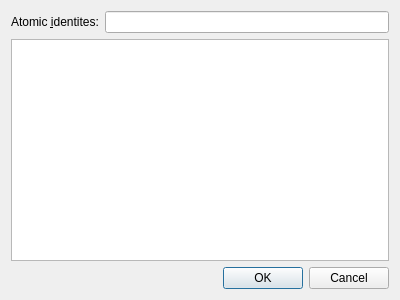
<?xml version="1.0" encoding="UTF-8"?>
<ui version="4.0">
 <class>CEPasteDialog</class>
 <widget class="QDialog" name="CEPasteDialog">
  <property name="geometry">
   <rect>
    <x>0</x>
    <y>0</y>
    <width>400</width>
    <height>300</height>
   </rect>
  </property>
  <property name="windowTitle">
   <string>Import Crystal</string>
  </property>
  <layout class="QGridLayout" name="gridLayout">
   <item row="0" column="0">
    <widget class="QLabel" name="label">
     <property name="text">
      <string>Atomic &amp;identites:</string>
     </property>
     <property name="buddy">
      <cstring>edit_identities</cstring>
     </property>
    </widget>
   </item>
   <item row="0" column="1">
    <widget class="QLineEdit" name="edit_identities"/>
   </item>
   <item row="2" column="0" colspan="2">
    <widget class="QDialogButtonBox" name="buttonBox">
     <property name="orientation">
      <enum>Qt::Horizontal</enum>
     </property>
     <property name="standardButtons">
      <set>QDialogButtonBox::Cancel|QDialogButtonBox::Ok</set>
     </property>
    </widget>
   </item>
   <item row="1" column="0" colspan="2">
    <widget class="QTextEdit" name="edit_text"/>
   </item>
  </layout>
 </widget>
 <resources/>
 <connections>
  <connection>
   <sender>buttonBox</sender>
   <signal>accepted()</signal>
   <receiver>CEPasteDialog</receiver>
   <slot>accept()</slot>
   <hints>
    <hint type="sourcelabel">
     <x>248</x>
     <y>254</y>
    </hint>
    <hint type="destinationlabel">
     <x>157</x>
     <y>274</y>
    </hint>
   </hints>
  </connection>
  <connection>
   <sender>buttonBox</sender>
   <signal>rejected()</signal>
   <receiver>CEPasteDialog</receiver>
   <slot>reject()</slot>
   <hints>
    <hint type="sourcelabel">
     <x>316</x>
     <y>260</y>
    </hint>
    <hint type="destinationlabel">
     <x>286</x>
     <y>274</y>
    </hint>
   </hints>
  </connection>
 </connections>
</ui>
